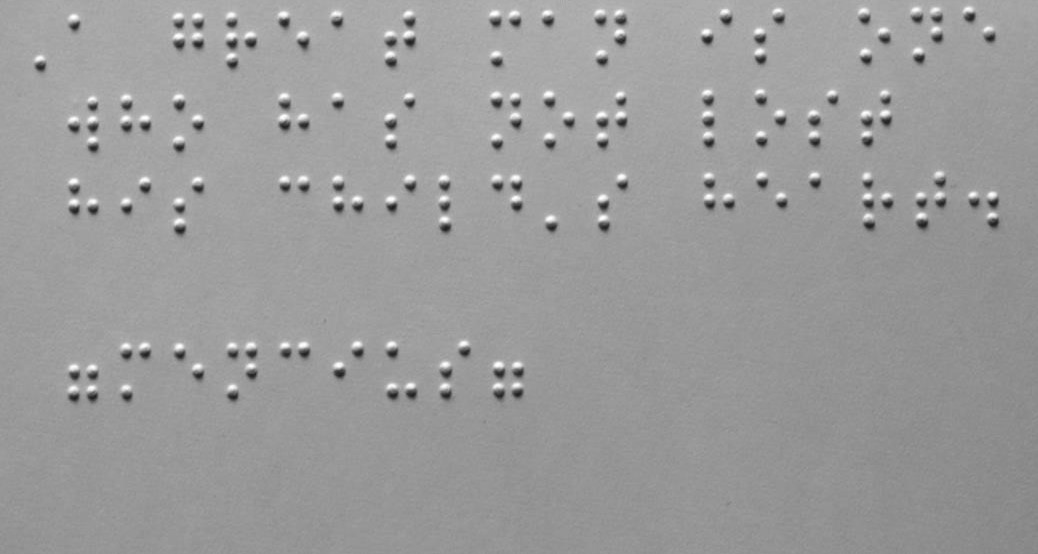
#> input picture dataset/02.jpg, 1038 x 554 px, given in place of img_input.jpg, which was not available
$ jupyter execute --allow-errors demo_trab_final_PDI.ipynb   (text cells are left out)
#> lines starting #> are read from the running program, lines starting #| are printed output that depends on the picture; after the words box and inside, x2 and y2 are one past the last pixel; in counts of white or black regions, pixels touching at a corner belong together; pictures that were not available may be replaced by others from this repository, and a replacement may not be noted
[cell 1]
# import das bibliotecas
import numpy as np
import imageio
import matplotlib.pyplot as plt
from skimage import morphology

[cell 2]
# leitura da imagem de input
img = imageio.imread('img_input.jpg')
#> img is the input picture: shape (554, 1038, 3); min 29, max 255, mean 154.8
plt.imshow(img);

[cell 3]
# converte uma imagem RGB para escala de cinza (matriz 2d)
def convert_gray_scale(img):
    if len(img) == 2:
        return img

    gray_img = img.sum(axis=2) / 3
    return gray_img.astype(np.uint8)

# retorna o complemento de uma imagem binária passada
# [4 lines left out: function complement, not called in this run]

# aplica uma linearização da imagem
def linearization(img, t0):
    # otimiza t0
    while True:
        # 2 grupos da imagem e suas intensidades médias de acordo com t
        g1 = np.where(img > t0)
        g2 = np.where(img <= t0)

        u1 = np.mean(img[g1])
        u2 = np.mean(img[g2])

        t1 = (u1 + u2) / 2 # calcula o novo t

        # fim da otimização
        if abs(t0 - t1) < 0.5:
            t1 = int(t1)
            break

        t0 = t1

    # com o t otimizado, aplica a linearização
    ind = np.where(img > t1)
    binary = np.zeros(img.shape).astype(np.uint8)
    binary[ind] = 1

    return binary

[cell 4]
gray_img = convert_gray_scale(img)
bin_img = linearization(gray_img, 127)
#> the loop in linearization, `while True:` made 4 passes
#> (g1, g2, u1, u2, t1) on pass 4: (563400 positions, rows 0 to 553, columns 0 to 1037, 11652 positions, rows 13 to 402, columns 35 to 999, 156.4, 78.26, 117)
#> (g1, g2, u1, u2, t1, t0) on passes 1 to 3: (561440 positions, rows 0 to 553, columns 0 to 1037, 13612 positions, rows 13 to 403, columns 35 to 999, 156.5, 84.64, 120.6, 120.6), (562824 positions, rows 0 to 553, columns 0 to 1037, 12228 positions, rows 13 to 402, columns 35 to 999, 156.5, 80.18, 118.3, 118.3), (563218 positions, rows 0 to 553, columns 0 to 1037, 11834 positions, rows 13 to 402, columns 35 to 999, 156.4, 78.87, 117.6, 117.6)
#> in linearization, `ind = np.where(img > t1)`: ind = 563400 positions, rows 0 to 553, columns 0 to 1037
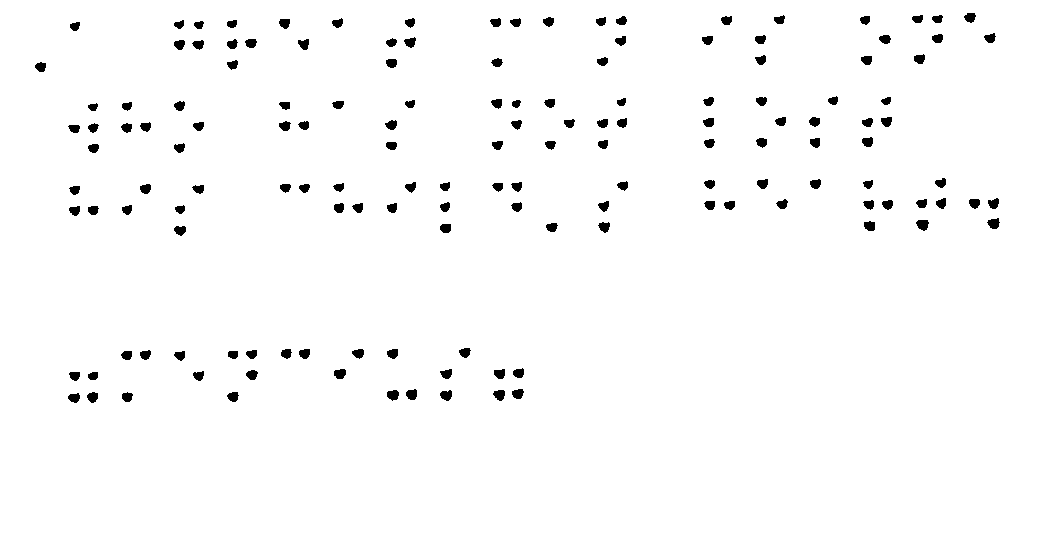
#> bin_img: shape (554, 1038); values 0 (black) and 1 (white), 98% white; 149 black regions, largest, box (x1, y1, x2, y2) and area: (916, 220, 929, 231) 105, (987, 218, 1000, 229) 99, (387, 390, 399, 401) 99

print(gray_img.shape, end='\n\n')
#| (554, 1038)

f, ax = plt.subplots(1,2)
ax[0].imshow(gray_img, cmap='gray')
ax[1].imshow(bin_img, cmap='gray');
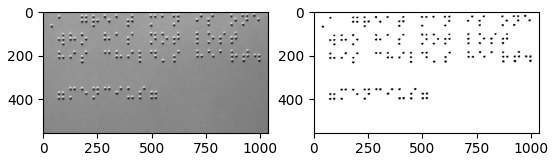
#> figure drawn by matplotlib, 2 panels

[cell 5]
# retorna o complemento de uma imagem binária passada
def complement(img):
    compl_img = (img.astype(float)-1).astype(np.uint8)
    compl_img[compl_img == 255] = 1
    return compl_img

# inverte a imagem se necessário para a maioria dos pixels serem 0
img_size = bin_img.shape[0] * bin_img.shape[1]
#> img_size = 575052
if np.count_nonzero(bin_img) > img_size // 2:
    bin_img = complement(bin_img)

plt.imshow(bin_img, cmap='gray');

[cell 6]
def apply_morphology(img, point_size):
    # reduz as irregularidades nos pixels dos pontos identificados
    proc_img = morphology.closing(img, morphology.disk(point_size*0.7)) # reduz os buracos internos
    proc_img = morphology.opening(proc_img, morphology.disk(point_size*0.7)) # reduz os vales nas bordas

    # ajusta os formatos dos pontos para ficarem mais circulares
    if point_size >= 2.5:
        proc_img = morphology.skeletonize(proc_img).astype(np.uint8)
        proc_img = morphology.dilation(proc_img, morphology.disk(point_size))

    return proc_img

proc_img = apply_morphology(bin_img, 2) # o tamanho dos pontos (círculos) é um parâmetro definido pelo usuário
#> in apply_morphology, `proc_img = morphology.opening(proc_img, morphology.disk(point_size*0.7))`: proc_img: shape (554, 1038); values 0 (black) and 1 (white), 2% white; 149 white regions, largest, box (x1, y1, x2, y2) and area: (916, 220, 929, 231) 105, (387, 390, 399, 400) 98, (440, 390, 452, 401) 98
plt.imshow(proc_img, cmap='gray');

[cell 7]
img_test = imageio.imread('img_test_morph.jpg')
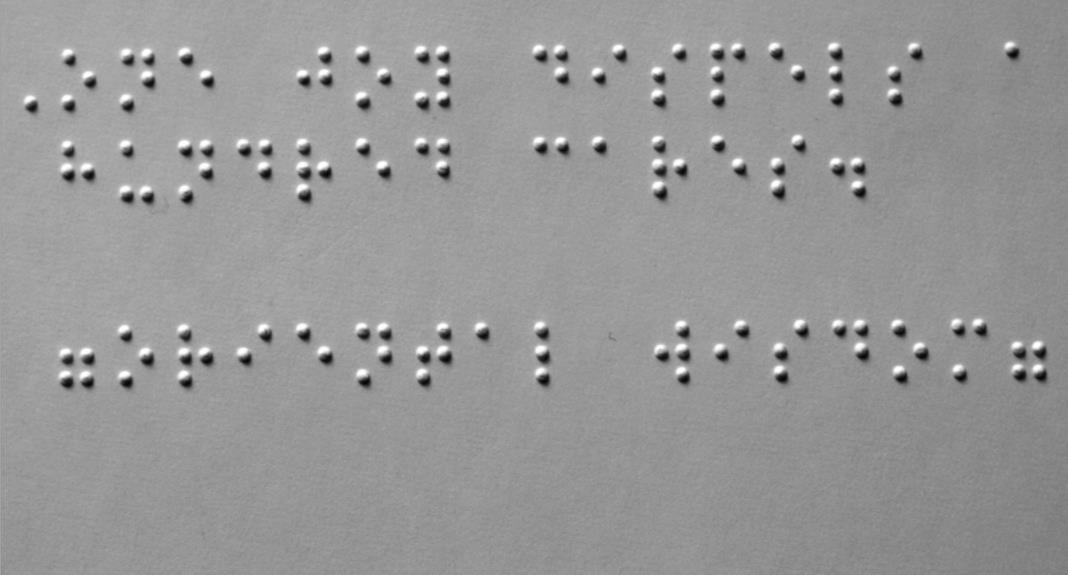
#> input picture dataset/03.jpg, 1068 x 575 px, given in place of img_test_morph.jpg, which was not available
#> img_test is the input picture: shape (575, 1068, 3); min 2, max 255, mean 151
img_test1 = imageio.imread('img_test_morph1.jpg')

img_test = linearization(img_test, 127)
#> the loop in linearization (call 2), `while True:` made 5 passes
#> (u1, u2, t1) on pass 5: (153.1, 59.07, 106)
#> (u1, u2, t1, t0) on passes 1 to 4: (153.4, 76.13, 114.8, 114.8), (153.2, 64.05, 108.6, 108.6), (153.1, 60.29, 106.7, 106.7), (153.1, 59.07, 106.1, 106.1)
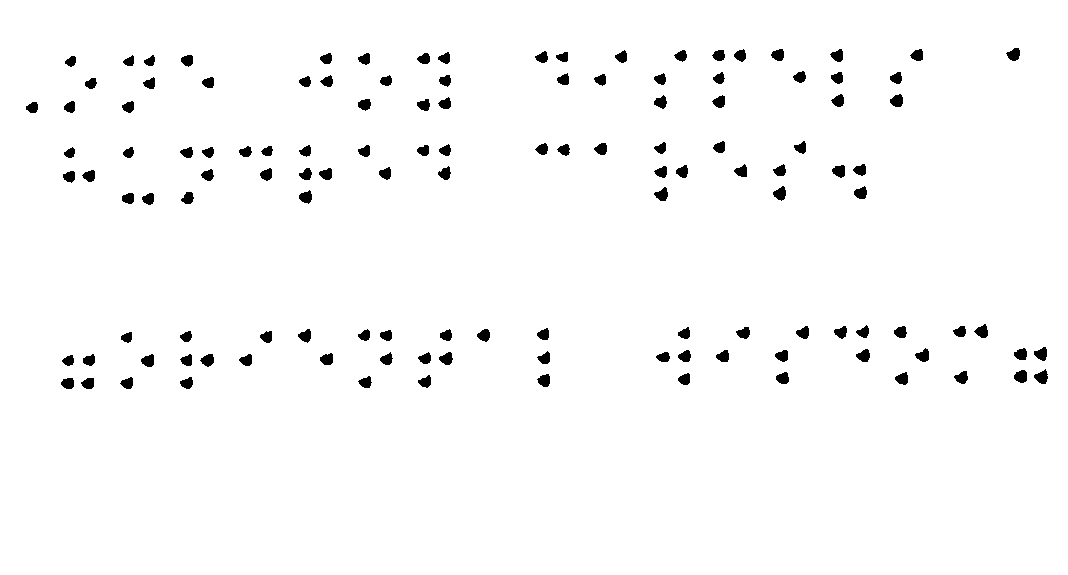
#> img_test: shape (575, 1068, 3); values 0 (black) and 1 (white), 97.8% white; 128 black regions, largest, box (x1, y1, x2, y2) and area: (1034, 369, 1048, 384) 133, (1014, 370, 1027, 383) 132, (890, 94, 903, 107) 127
img_test1 = linearization(img_test1, 127)

f, ax = plt.subplots(1,2)
ax[0].imshow(img_test, cmap='gray')
ax[1].imshow(img_test1, cmap='gray');

#> (a cell that did not finish here is left out)

proc_img_test1 = apply_morphology(img_test1, 4)

f, ax = plt.subplots(1,2)
ax[0].imshow(proc_img_test, cmap='gray')
ax[1].imshow(proc_img_test1, cmap='gray');

[cell 9]
# retorna os limites de início e fim das linhas
def def_vertical_points(img, tolerance, j_lines):
    # variáveis base
    limits = []
    y = 0

    # intera sobre toda imagem verticalmente
    while y < img.shape[0]:
        lim = []
        # encontra a borda de cima da linha
        while y < img.shape[0] and np.count_nonzero(img[y,:]) <= tolerance * img.shape[1]:
            y += 1

        if y >= img.shape[0]: break
        lim.append(y-1)

        # encontra a borda de baixo da linha
        count = 0
        while count <= j_lines and y < img.shape[0]:
            if np.count_nonzero(img[y,:]) <= tolerance * img.shape[1]: count += 1
            else: count = 0
            y += 1

        lim.append(y-1)
        limits.append(lim)

    return limits

# retorna os limites de início e fim das letras na linha
def def_horizontal_points(img_line, tolerance, j_columns):
    # variáveis base
    limits = []
    x = 0

    # intera sobre toda linha horizontalmente
    while x < img_line.shape[1]:
        lim = []
        # encontra a borda da esquerda da letra
        while x < img_line.shape[1] and np.count_nonzero(img_line[:,x]) <= tolerance * img_line.shape[0]:
            x += 1

        if x >= img_line.shape[1]: break
        lim.append(x-1)

        # encontra a borda da direita da letra
        count = 0
        while count <= j_columns and x < img_line.shape[1]:
            if np.count_nonzero(img_line[:,x]) <= tolerance * img_line.shape[0]: count += 1
            else: count = 0
            x += 1

        lim.append(x-1)
        limits.append(lim)

    return limits

# separa, da imagem passada, todas as letras em braile presentes
def get_img_letters(img, tolerance, j_lines, j_columns, word_space):

    # extração das imagens das linhas
    lim_y = def_vertical_points(img, tolerance, j_lines)
    lines_img = []

    for i in range(len(lim_y)):
        lines_img.append(img[lim_y[i][0] : lim_y[i][1], :])

    # extração das imagens das letras e do tamanho das palavras
    letters_imgs = []
    words_len = []
    letter_count = 0

    for line in lines_img:
        # para cada imagem de linha, divide-a em letras
        lim_x = def_horizontal_points(line, tolerance, j_columns)

        for i in range(len(lim_x)):
            letters_imgs.append(line[:, lim_x[i][0] : lim_x[i][1]])

            # se possui espaço suficiente entre as letras para considerar uma nova palavra
            if i > 0 and lim_x[i][0] - lim_x[i-1][1] > j_columns * word_space:
                words_len.append(letter_count)
                letter_count = 1
            else:
                letter_count += 1

        # cada linha nova considera uma nova palavra
        words_len.append(letter_count)
        letter_count = 0

    return letters_imgs, words_len

[cell 10]
letters, words_len = get_img_letters(proc_img, 0.01, 5, 5, 2) # parâmetros definidos pelo usuário
#> in get_img_letters, `lim_y = def_vertical_points(img, tolerance, j_lines)`: lim_y = [[14, 34], [34, 54], [54, 74], [96, 115], [116, 137], [137, 157], [179, 238], [348, 365], [368, 385], [389, 407]]
#> the loop in get_img_letters, `for i in range(len(lim_y)):` made 10 passes
#> after the loop in get_img_letters, `for i in range(len(lim_y)):`: lines_img = 10 items
#> the loop in get_img_letters, `for line in lines_img:` made 10 passes
#> after the loop in get_img_letters, `for line in lines_img:`: letters_imgs = 137 items; words_len = 103 values, max 2 at index 1, min 1 at index 0, mean 1.33
#> letters = 137 items

f, ax = plt.subplots(3, 7)
for i in range(3):
    for j in range(7):
      ax[i][j].imshow(letters[j+7*i], cmap='gray')
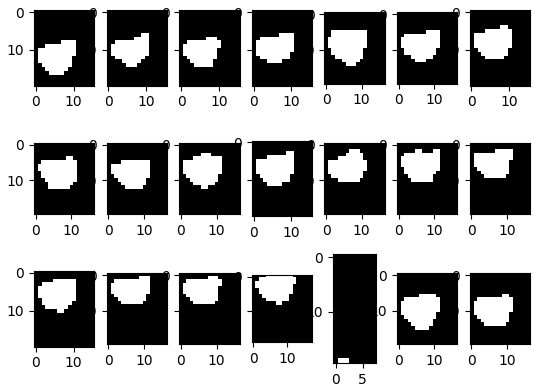
#> figure drawn by matplotlib, 21 panels

[cell 11]
#Dilation function, structure 3x3
# [98 lines left out: functions Dilation, Erosion, Morphlogy, Masks, CoMatrix, Haralick and 1 more, not called in this run]

[cell 12]
# ajusta o padding das imagens para possuirem o mesmo tamanho
# [20 lines left out: function equal_size, not called in this run]

[cell 13]
# [5 lines left out: function normalize_minmax, not called in this run]

[cell 14]
#Raiz quadrada do erro médio
def RMSE(img, output):
  MSE = np.square(np.subtract(img,output)).mean()
  return np.sqrt(MSE)

[cell 15]
def Alfabeto():
  imagens = []
  for k in range(ord('a'), ord('z')+1):
    img = imageio.imread(chr(k)+".png")
    img_2d = convert_gray_scale(img)
    img_b = linearization(img_2d, 127)
    imagens.append((img_b, k))
  return imagens

[cell 16]
def Traducao(filename_img, q_value, param_f, param_t, cont):
  img = Alfabeto()
  query = imageio.imread(filename_img)


  #RMSE
  values = []
  for i in range (len(img)):
    img_query, img_letter = equal_size(query, img[i][0])
    img_query = np.asarray(img_query)
    a = linearization(img_query, param_t)
    b = np.asarray(img_letter)
    values.append((RMSE(a,b), chr(img[i][1])))
  values.sort(key = lambda x: x[0], reverse=False)

  lista_rmse = []
  for i in range (cont):
    lista_rmse.append((values[i][1]))

  #Number of letters
  b = 26

  #GLCM
  alphabet = np.zeros((b,16))

  #Computing the GLCM for all letters of Alphabet
  for i in range(b):
      alphabet[i] = GLCM(img[i][0], q_value, param_f, param_t)

  #Euclidean distance of arrays
  euclidean_distance = np.zeros(b)

  #Normalize to (0,1)
  index = GLCM(np.asarray(query), q_value, param_f, param_t)
  for i in range(b):
      euclidean_distance[i] = np.linalg.norm(alphabet[i]-index)

  #Euclidean similarity
  similarities = 1-normalize_minmax(euclidean_distance,1)

  lista = []
  for i in range(b):
      lista.append((similarities[i], img[i][1]))
  #Sorting letters by similarity
  lista.sort(key = lambda x: x[0], reverse=True)


  lista_haralick = []
  for i in range (cont):
    lista_haralick.append(chr(lista[i][1]))

  #Verifying letters in both lists according to parameter "quantity"
  c = [elemento for elemento in lista_rmse if elemento in lista_haralick]

  #Grouping by similarity and error
  if(len(c)<1):
    print(lista_rmse[0])
  else:
    print(c[0])

#> (a cell that did not finish here is left out)
